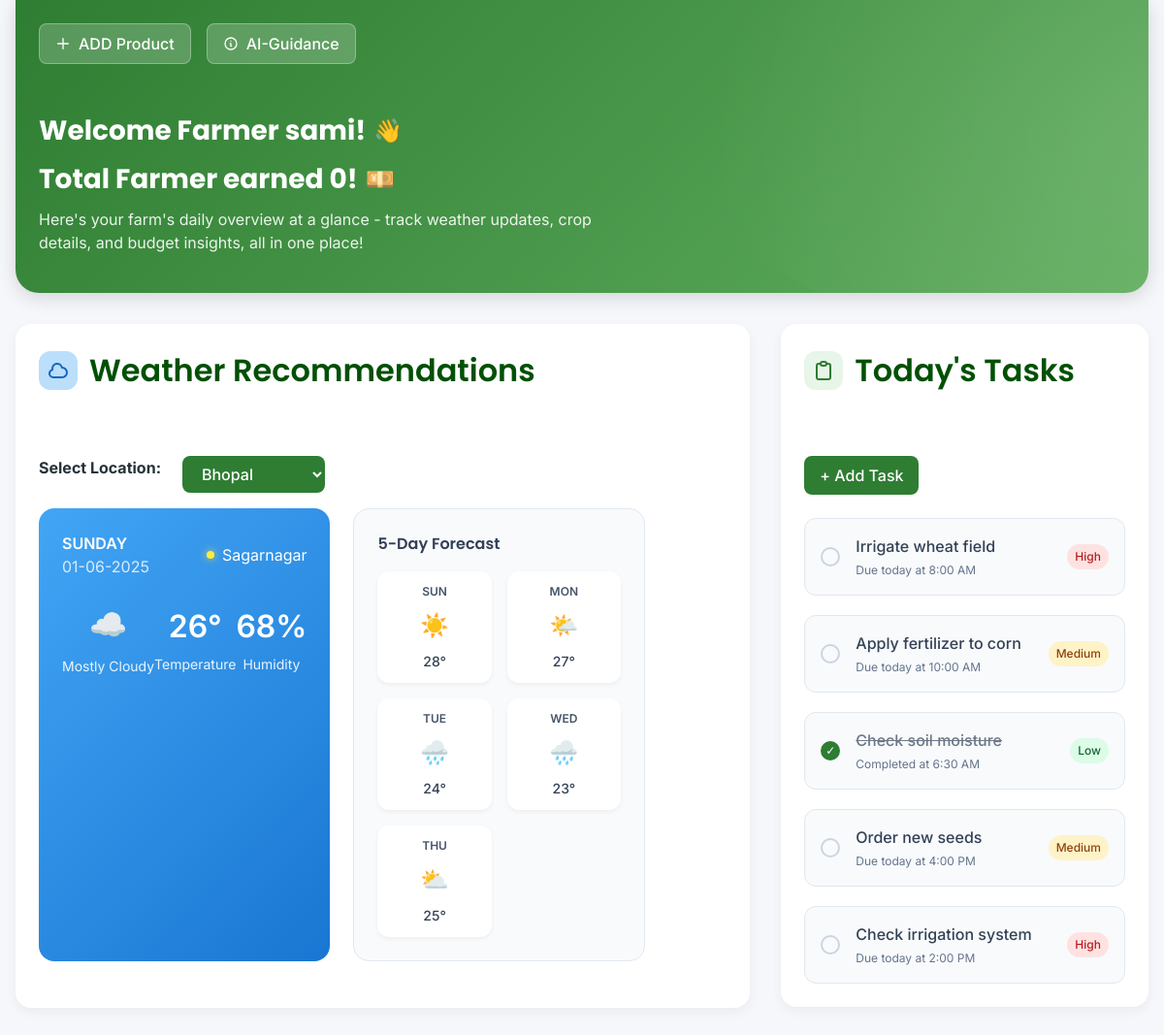
The page /farmer-dashboard/ (signed in) on the database as committed earlier.
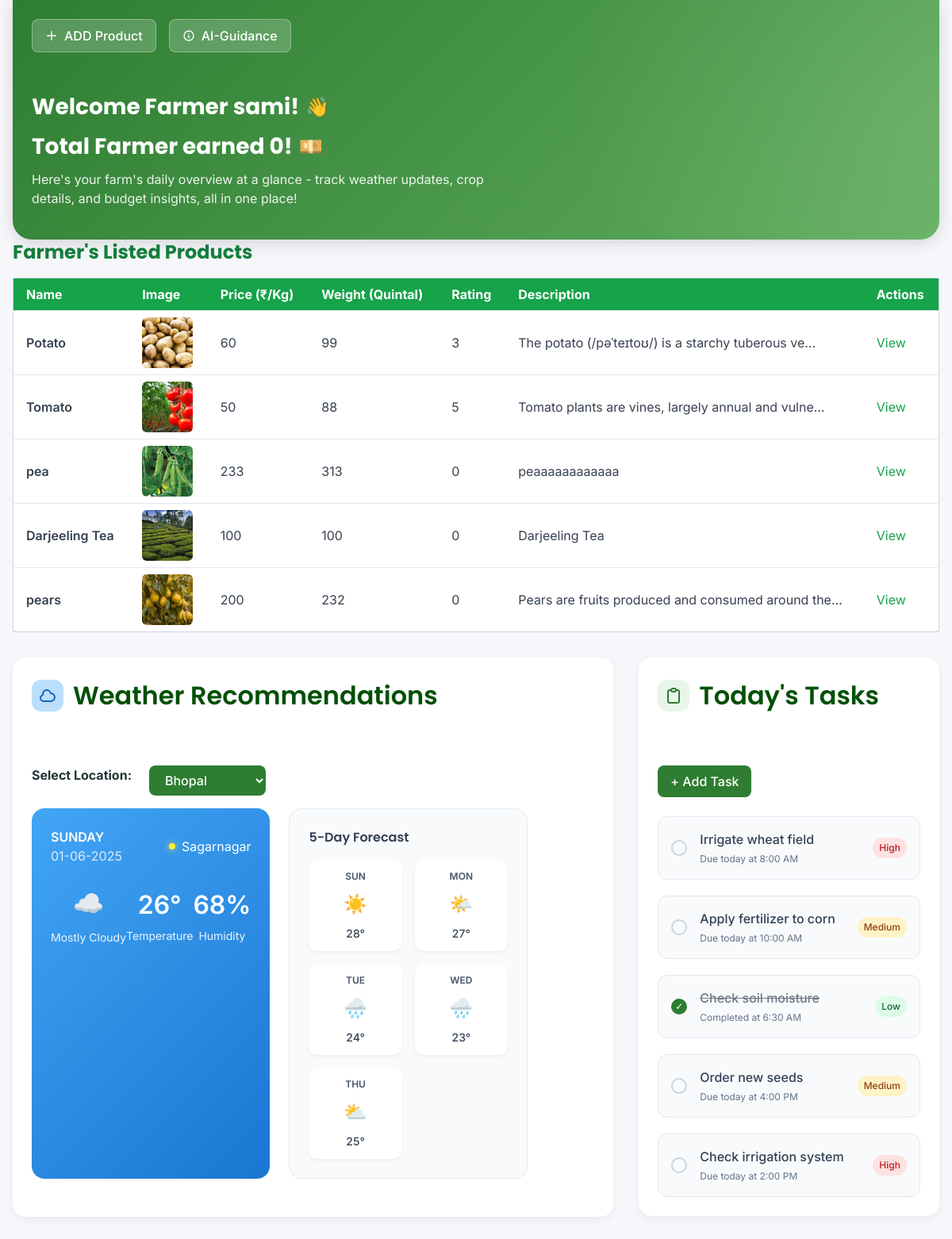
The same page on the database as committed later.
### home/models.py (models this page shows)
class MarketItems(models.Model):
    farmer = models.ForeignKey(User,on_delete=models.CASCADE)
    items_name = models.CharField(max_length=1000)
    items_description = models.TextField(max_length=1000)
    category = models.ForeignKey(Category,on_delete=models.CASCADE)   # e.g. “Fertilizer”, “Tool”
    item_price = models.IntegerField()
    item_image = models.ImageField(upload_to='market_items/')
    items_weight = models.IntegerField()
    min_weight = models.IntegerField(default=0)
    item_rating = models.IntegerField(default=0)
    location = models.CharField(max_length=300,default="Neelbad, Bhopal, Mp")
    def __str__(self):
        return self.items_name

### home/views.py (the view)
# urls.py: path("farmer-dashboard/",views.farmer_dashboard,name="farmer_dashboard"),
@login_required
def farmer_dashboard(request):
    user = request.user
    history = FarmerHistory.objects.filter(farmer=user)
    market_items = MarketItems.objects.filter(farmer=request.user)
    total_amount = 0
    for item in history:
        total_amount += item.item_price*100*item.items_weight
    print(market_items)
    print(history)
    context = {
        "name" : user.first_name,
        "history":history,
        "total_amount" : total_amount,
        "market_items" : market_items
    }
    return render(request,"home/farmer_dashboard.html",context)

### templates/home/farmer_dashboard.html (shortened to what the changed rows need)
{% load static %}
<!DOCTYPE html>
<html lang="en">
  <head>
    <script src="https://cdn.tailwindcss.com"></script>
  </head>
  <body>
    <div class="app-container">
      <header class="header animate-slide-up">
        <div class="header-container">
          <div class="welcome-section animate-fade-in">
            <h1 class="welcome-title">
              Welcome Farmer {{name}}!
              <span class="hand-wave animate-bounce-gentle">👋</span>
            </h1>
            <h1 class="welcome-title">
              Total Farmer earned {{total_amount}}!
              <span class="hand-wave animate-bounce-gentle">💴</span>
            </h1>
          </div>
        </div>
      </header>
      {% if market_items %}
  <h2 class="text-2xl font-bold text-green-700 mb-4">Farmer's Listed Products</h2>
  <div class="overflow-x-auto">
    <table class="min-w-full table-auto border border-gray-300 bg-white rounded-lg shadow">
      <thead class="bg-green-600 text-white">
        <tr>
          <th class="px-4 py-2 text-left">Name</th>
          <th class="px-4 py-2 text-left">Image</th>
          <th class="px-4 py-2 text-left">Price (₹/Kg)</th>
          <th class="px-4 py-2 text-left">Weight (Quintal)</th>
          <th class="px-4 py-2 text-left">Rating</th>
          <th class="px-4 py-2 text-left">Description</th>
          <th class="px-4 py-2 text-left">Actions</th>
        </tr>
      </thead>
      <tbody class="text-gray-700">
        {% for item in market_items %}
        <tr class="border-t hover:bg-green-50">
          <td class="px-4 py-2 font-semibold">{{ item.items_name }}</td>
          <td class="px-4 py-2">
            {% if item.item_image %}
              <img src="{{ item.item_image.url }}" alt="{{ item.items_name }}" class="h-16 w-16 object-cover rounded-md">
            {% else %}
              <span class="italic text-gray-400">No Image</span>
            {% endif %}
          </td>
          <td class="px-4 py-2">{{ item.item_price }}</td>
          <td class="px-4 py-2">{{ item.items_weight }}</td>
          <td class="px-4 py-2">{{ item.item_rating }}</td>
          <td class="px-4 py-2">{{ item.items_description|truncatechars:50 }}</td>
          <td class="px-4 py-2">
            <a href="{% url 'product_card' item.id %}" class="text-green-600 hover:underline">View</a>
          </td>
        </tr>
        {% endfor %}
      </tbody>
    </table>
  </div>
{% endif %}
      <main class="main-content">
        <section class="weather-section animate-slide-right">
          <div class="section-header">
            <div class="section-title">
              <h2>Weather Recommendations</h2>
            </div>
        </section>
        <section class="tasks-section animate-slide-left">
          <div class="section-header">
            <div class="section-title">
              <h2>Today's Tasks</h2>
            </div>
          </div>
        </section>
</body>
</html>

Rows that differ between the two databases and show on the page:
now on this page (row edited): MarketItems: items_name "Potato", item_image (picture), item_price "60", items_weight "99", item_rating "3", items_description "The potato (/pəˈteɪtoʊ/) is a starchy tuberous ve…"
now on this page (row edited): MarketItems: items_name "Tomato", item_image (picture), item_price "50", items_weight "88", item_rating "5", items_description "Tomato plants are vines, largely annual and vulne…"
now on this page (row edited): MarketItems: items_name "pea", item_image (picture), item_price "233", items_weight "313", item_rating "0", items_description "peaaaaaaaaaaaa"
now on this page (row edited): MarketItems: items_name "Darjeeling Tea", item_image (picture), item_price "100", items_weight "100", item_rating "0", items_description "Darjeeling Tea"
now on this page (row edited): MarketItems: items_name "pears", item_image (picture), item_price "200", items_weight "232", item_rating "0", items_description "Pears are fruits produced and consumed around the…"
Other text that changed with them:
text now shown: "Farmer's Listed Products Name Image Price (₹/Kg) Weight (Quintal) Rating Description Actions"
